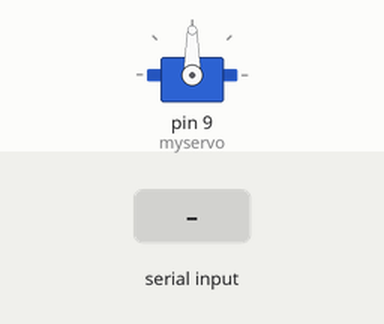
This sketch was run on a simulated Arduino Uno, built with avr-gcc and run on an emulated ATmega328P. Shown: servo. The inputs (shaded band) are chosen by the test bench.

Above: at 1.2 s.
1.3 s: "H" received over Serial
At 2.3 s:
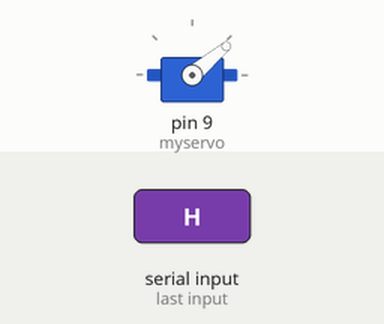
2.8 s: "L" received over Serial
At 3.4 s:
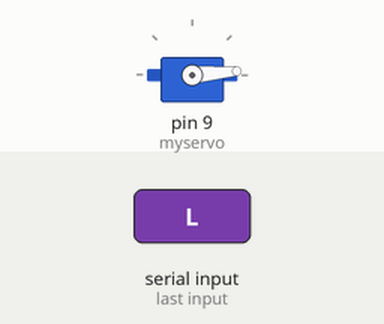
Timing chart, 0 to 5.8 s (numbered marks = the images above; inputs shaded):
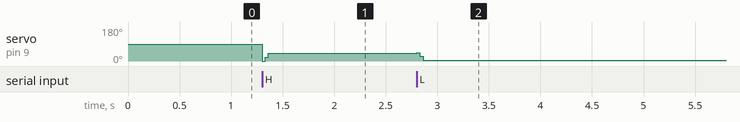

Measured:
- after the input at 1.3 s, servo on pin 9 (myservo): 90° → 40° at once
- after the input at 2.8 s, servo on pin 9 (myservo): 40° → 5° at once

The sketch:

silentalarm_DUO.ino
```cpp
/*
 * Arduino / Xbee - Silent Alarm
 *
 * Code was created using reference from the following sources
 * http://www.arduino.cc/en/Tutorial/PhysicalPixel
 * http://www.arduino.cc/en/Tutorial/Sweep
 */

#include <Servo.h>
Servo myservo; // servo object to control a servo

int incomingByte; // read incoming serial data
int pos = 0; // servo position

void setup() {
  // initializee serial communication;
  Serial.begin(9600);
  // Attach servo on pin 9
  myservo.attach(9);
}

void loop() {
  // See if there is incoing serial data
  if (Serial.available() > 0){
    // Read the oldest byte in the serial buffer
    incomingByte = Serial.read();
    // if it's a capital H - rotate servo
    if (incomingByte == 'H'){
        for (pos = 0; pos <= 45; pos+= 10){
          myservo.write(pos);
          delay(15);
        }
    }

    // if it's an L - rotate servo
    if (incomingByte == 'L'){
      for (pos = 45; pos >= 0; pos-= 10){
        myservo.write(pos);
        delay(15);
      }
    }
  }
}
```
